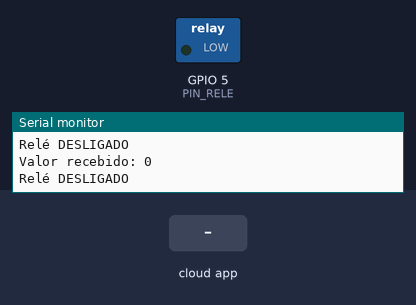
Bench run of a sketch on a simulated ESP32. On the bench: switched loads named in the sketch (green lamp = pin HIGH), the last lines printed to the serial monitor. The inputs (shaded band) are chosen by the test bench. WiFi joins after 1.5 s; servers stay silent unless stated; the Firebase database answers and starts empty.

Above: at 2.7 s.
2.8 s: the phone or cloud app sets estado to 1
At 4.1 s:
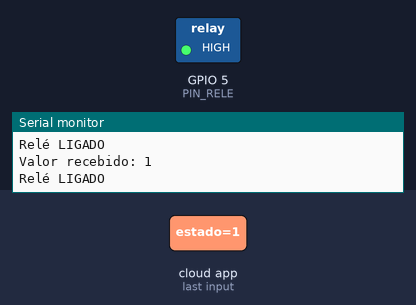
4.4 s: the phone or cloud app sets estado to 0
At 5.2 s:
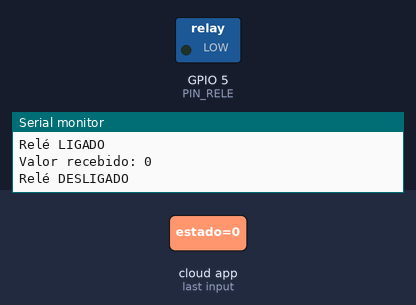
Timing chart, 0 to 7.4 s (numbered marks = the images above; inputs shaded):
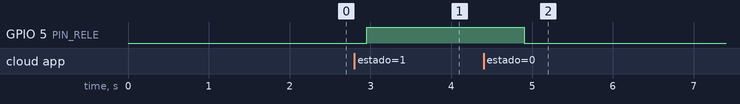

The sketch:

sketch_sep27a.ino
```cpp
#include <WiFi.h>
#include <FirebaseESP32.h>

#define WIFI_SSID "SPFL"
#define WIFI_PASSWORD "Mac@20$$_"

#define API_KEY "AIzaSyBUjcQoCBNHrBcjKfvXYLiNYPd_QydZnXE"
#define DATABASE_URL "https://lampada-bluweb-default-rtdb.firebaseio.com/"

#define PIN_RELE 5

FirebaseData fbdo;
FirebaseConfig config;

void conectaWiFi() {
  Serial.print("A conectar ao Wi-Fi...");
  WiFi.begin(WIFI_SSID, WIFI_PASSWORD);
  while (WiFi.status() != WL_CONNECTED) {
    delay(500);
    Serial.print(".");
  }
  Serial.println(" Conectado!");
}

void setup() {
  Serial.begin(115200);
  pinMode(PIN_RELE, OUTPUT);
  digitalWrite(PIN_RELE, LOW);

  conectaWiFi();

  config.api_key = API_KEY;
  config.database_url = DATABASE_URL;

  Firebase.begin(&config, nullptr);
  Firebase.reconnectWiFi(true);

  Serial.println("Sistema iniciado!");
}

void loop() {
  if (Firebase.getInt(fbdo, "/Quarto/estado")) {
    int valor = fbdo.intData();
    Serial.println("Valor recebido: " + String(valor));

    if (valor > 0) {
      digitalWrite(PIN_RELE, HIGH);
      Serial.println("Relé LIGADO");
    } else {
      digitalWrite(PIN_RELE, LOW);
      Serial.println("Relé DESLIGADO");
    }
  } else {
    Serial.println("Erro: " + fbdo.errorReason());
  }

  delay(500);
}
```

Measured:
- after the input at 2.8 s, GPIO 5 (PIN_RELE): LOW → HIGH after 0.15 s
- after the input at 4.4 s, GPIO 5 (PIN_RELE): HIGH → LOW after 0.50 s
